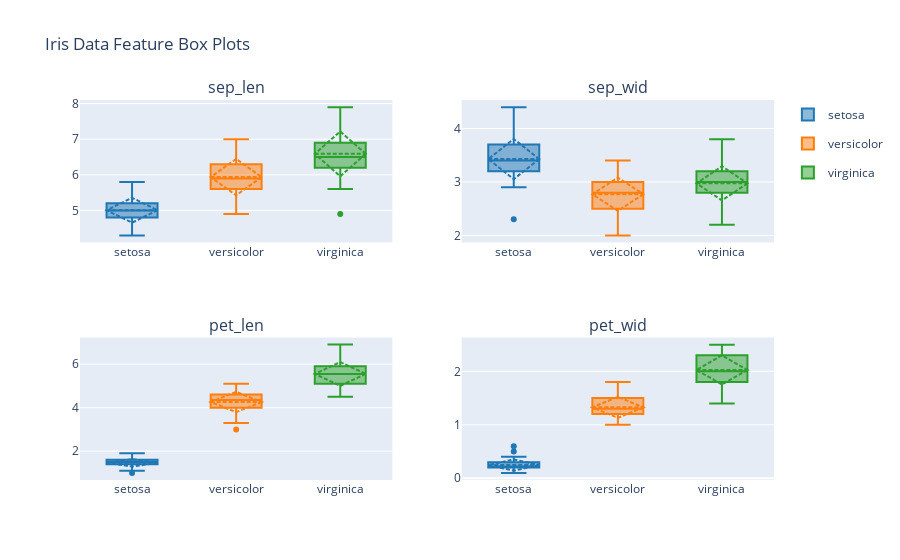

Write notebook code for a chart like this one.
### Code cell
# show distribution of features by class
fig = plysub.make_subplots(rows=2, cols=2, subplot_titles=features, print_grid=False)
fig['layout'].update(title = 'Iris Data Feature Box Plots')

cells = [(1,1),(1,2),(2,1),(2,2)]
for i,feat in enumerate(features):
    for var,col in zip(varieties,colors):
        thisData = irisData.loc[irisData.Variety==var,feat]
        trc = go.Box(y=thisData, name=var, showlegend=(i==0), legendgroup=var,
             marker=dict(color=col), boxmean='sd', boxpoints='outliers')
        fig.append_trace(trc,cells[i][0],cells[i][1])
        
plyoff.iplot(fig)

### Figure 1 — Plotly figure (JSON) as saved in the notebook; plotly's stock layout.template omitted (floating-point values rounded to 4 significant figures)
{"data": [{"boxmean": "sd", "boxpoints": "outliers", "legendgroup": "setosa", "marker": {"color": "#1f77b4"}, "name": "setosa", "showlegend": true, "type": "box", "xaxis": "x", "y": [5.1, 4.9, 4.7, 4.6, 5, 5.4, 4.6, 5, 4.4, 4.9, 5.4, 4.8, 4.8, 4.3, 5.8, 5.7, 5.4, 5.1, 5.7, 5.1, 5.4, 5.1, 4.6, 5.1, 4.8, 5, 5, 5.2, 5.2, 4.7, 4.8, 5.4, 5.2, 5.5, 4.9, 5, 5.5, 4.9, 4.4, 5.1, 5, 4.5, 4.4, 5, 5.1, 4.8, 5.1, 4.6, 5.3, 5], "yaxis": "y"}, {"boxmean": "sd", "boxpoints": "outliers", "legendgroup": "versicolor", "marker": {"color": "#ff7f0e"}, "name": "versicolor", "showlegend": true, "type": "box", "xaxis": "x", "y": [7, 6.4, 6.9, 5.5, 6.5, 5.7, 6.3, 4.9, 6.6, 5.2, 5, 5.9, 6, 6.1, 5.6, 6.7, 5.6, 5.8, 6.2, 5.6, 5.9, 6.1, 6.3, 6.1, 6.4, 6.6, 6.8, 6.7, 6, 5.7, 5.5, 5.5, 5.8, 6, 5.4, 6, 6.7, 6.3, 5.6, 5.5, 5.5, 6.1, 5.8, 5, 5.6, 5.7, 5.7, 6.2, 5.1, 5.7], "yaxis": "y"}, {"boxmean": "sd", "boxpoints": "outliers", "legendgroup": "virginica", "marker": {"color": "#2ca02c"}, "name": "virginica", "showlegend": true, "type": "box", "xaxis": "x", "y": [6.3, 5.8, 7.1, 6.3, 6.5, 7.6, 4.9, 7.3, 6.7, 7.2, 6.5, 6.4, 6.8, 5.7, 5.8, 6.4, 6.5, 7.7, 7.7, 6, 6.9, 5.6, 7.7, 6.3, 6.7, 7.2, 6.2, 6.1, 6.4, 7.2, 7.4, 7.9, 6.4, 6.3, 6.1, 7.7, 6.3, 6.4, 6, 6.9, 6.7, 6.9, 5.8, 6.8, 6.7, 6.7, 6.3, 6.5, 6.2, 5.9], "yaxis": "y"}, {"boxmean": "sd", "boxpoints": "outliers", "legendgroup": "setosa", "marker": {"color": "#1f77b4"}, "name": "setosa", "showlegend": false, "type": "box", "xaxis": "x2", "y": [3.5, 3, 3.2, 3.1, 3.6, 3.9, 3.4, 3.4, 2.9, 3.1, 3.7, 3.4, 3, 3, 4, 4.4, 3.9, 3.5, 3.8, 3.8, 3.4, 3.7, 3.6, 3.3, 3.4, 3, 3.4, 3.5, 3.4, 3.2, 3.1, 3.4, 4.1, 4.2, 3.1, 3.2, 3.5, 3.6, 3, 3.4, 3.5, 2.3, 3.2, 3.5, 3.8, 3, 3.8, 3.2, 3.7, 3.3], "yaxis": "y2"}, {"boxmean": "sd", "boxpoints": "outliers", "legendgroup": "versicolor", "marker": {"color": "#ff7f0e"}, "name": "versicolor", "showlegend": false, "type": "box", "xaxis": "x2", "y": [3.2, 3.2, 3.1, 2.3, 2.8, 2.8, 3.3, 2.4, 2.9, 2.7, 2, 3, 2.2, 2.9, 2.9, 3.1, 3, 2.7, 2.2, 2.5, 3.2, 2.8, 2.5, 2.8, 2.9, 3, 2.8, 3, 2.9, 2.6, 2.4, 2.4, 2.7, 2.7, 3, 3.4, 3.1, 2.3, 3, 2.5, 2.6, 3, 2.6, 2.3, 2.7, 3, 2.9, 2.9, 2.5, 2.8], "yaxis": "y2"}, {"boxmean": "sd", "boxpoints": "outliers", "legendgroup": "virginica", "marker": {"color": "#2ca02c"}, "name": "virginica", "showlegend": false, "type": "box", "xaxis": "x2", "y": [3.3, 2.7, 3, 2.9, 3, 3, 2.5, 2.9, 2.5, 3.6, 3.2, 2.7, 3, 2.5, 2.8, 3.2, 3, 3.8, 2.6, 2.2, 3.2, 2.8, 2.8, 2.7, 3.3, 3.2, 2.8, 3, 2.8, 3, 2.8, 3.8, 2.8, 2.8, 2.6, 3, 3.4, 3.1, 3, 3.1, 3.1, 3.1, 2.7, 3.2, 3.3, 3, 2.5, 3, 3.4, 3], "yaxis": "y2"}, {"boxmean": "sd", "boxpoints": "outliers", "legendgroup": "setosa", "marker": {"color": "#1f77b4"}, "name": "setosa", "showlegend": false, "type": "box", "xaxis": "x3", "y": [1.4, 1.4, 1.3, 1.5, 1.4, 1.7, 1.4, 1.5, 1.4, 1.5, 1.5, 1.6, 1.4, 1.1, 1.2, 1.5, 1.3, 1.4, 1.7, 1.5, 1.7, 1.5, 1, 1.7, 1.9, 1.6, 1.6, 1.5, 1.4, 1.6, 1.6, 1.5, 1.5, 1.4, 1.5, 1.2, 1.3, 1.4, 1.3, 1.5, 1.3, 1.3, 1.3, 1.6, 1.9, 1.4, 1.6, 1.4, 1.5, 1.4], "yaxis": "y3"}, {"boxmean": "sd", "boxpoints": "outliers", "legendgroup": "versicolor", "marker": {"color": "#ff7f0e"}, "name": "versicolor", "showlegend": false, "type": "box", "xaxis": "x3", "y": [4.7, 4.5, 4.9, 4, 4.6, 4.5, 4.7, 3.3, 4.6, 3.9, 3.5, 4.2, 4, 4.7, 3.6, 4.4, 4.5, 4.1, 4.5, 3.9, 4.8, 4, 4.9, 4.7, 4.3, 4.4, 4.8, 5, 4.5, 3.5, 3.8, 3.7, 3.9, 5.1, 4.5, 4.5, 4.7, 4.4, 4.1, 4, 4.4, 4.6, 4, 3.3, 4.2, 4.2, 4.2, 4.3, 3, 4.1], "yaxis": "y3"}, {"boxmean": "sd", "boxpoints": "outliers", "legendgroup": "virginica", "marker": {"color": "#2ca02c"}, "name": "virginica", "showlegend": false, "type": "box", "xaxis": "x3", "y": [6, 5.1, 5.9, 5.6, 5.8, 6.6, 4.5, 6.3, 5.8, 6.1, 5.1, 5.3, 5.5, 5, 5.1, 5.3, 5.5, 6.7, 6.9, 5, 5.7, 4.9, 6.7, 4.9, 5.7, 6, 4.8, 4.9, 5.6, 5.8, 6.1, 6.4, 5.6, 5.1, 5.6, 6.1, 5.6, 5.5, 4.8, 5.4, 5.6, 5.1, 5.1, 5.9, 5.7, 5.2, 5, 5.2, 5.4, 5.1], "yaxis": "y3"}, {"boxmean": "sd", "boxpoints": "outliers", "legendgroup": "setosa", "marker": {"color": "#1f77b4"}, "name": "setosa", "showlegend": false, "type": "box", "xaxis": "x4", "y": [0.2, 0.2, 0.2, 0.2, 0.2, 0.4, 0.3, 0.2, 0.2, 0.1, 0.2, 0.2, 0.1, 0.1, 0.2, 0.4, 0.4, 0.3, 0.3, 0.3, 0.2, 0.4, 0.2, 0.5, 0.2, 0.2, 0.4, 0.2, 0.2, 0.2, 0.2, 0.4, 0.1, 0.2, 0.2, 0.2, 0.2, 0.1, 0.2, 0.2, 0.3, 0.3, 0.2, 0.6, 0.4, 0.3, 0.2, 0.2, 0.2, 0.2], "yaxis": "y4"}, {"boxmean": "sd", "boxpoints": "outliers", "legendgroup": "versicolor", "marker": {"color": "#ff7f0e"}, "name": "versicolor", "showlegend": false, "type": "box", "xaxis": "x4", "y": [1.4, 1.5, 1.5, 1.3, 1.5, 1.3, 1.6, 1, 1.3, 1.4, 1, 1.5, 1, 1.4, 1.3, 1.4, 1.5, 1, 1.5, 1.1, 1.8, 1.3, 1.5, 1.2, 1.3, 1.4, 1.4, 1.7, 1.5, 1, 1.1, 1, 1.2, 1.6, 1.5, 1.6, 1.5, 1.3, 1.3, 1.3, 1.2, 1.4, 1.2, 1, 1.3, 1.2, 1.3, 1.3, 1.1, 1.3], "yaxis": "y4"}, {"boxmean": "sd", "boxpoints": "outliers", "legendgroup": "virginica", "marker": {"color": "#2ca02c"}, "name": "virginica", "showlegend": false, "type": "box", "xaxis": "x4", "y": [2.5, 1.9, 2.1, 1.8, 2.2, 2.1, 1.7, 1.8, 1.8, 2.5, 2, 1.9, 2.1, 2, 2.4, 2.3, 1.8, 2.2, 2.3, 1.5, 2.3, 2, 2, 1.8, 2.1, 1.8, 1.8, 1.8, 2.1, 1.6, 1.9, 2, 2.2, 1.5, 1.4, 2.3, 2.4, 1.8, 1.8, 2.1, 2.4, 2.3, 1.9, 2.3, 2.5, 2.3, 1.9, 2, 2.3, 1.8], "yaxis": "y4"}], "layout": {"annotations": [{"font": {"size": 16}, "showarrow": false, "text": "sep_len", "x": 0.225, "xanchor": "center", "xref": "paper", "y": 1, "yanchor": "bottom", "yref": "paper"}, {"font": {"size": 16}, "showarrow": false, "text": "sep_wid", "x": 0.775, "xanchor": "center", "xref": "paper", "y": 1, "yanchor": "bottom", "yref": "paper"}, {"font": {"size": 16}, "showarrow": false, "text": "pet_len", "x": 0.225, "xanchor": "center", "xref": "paper", "y": 0.375, "yanchor": "bottom", "yref": "paper"}, {"font": {"size": 16}, "showarrow": false, "text": "pet_wid", "x": 0.775, "xanchor": "center", "xref": "paper", "y": 0.375, "yanchor": "bottom", "yref": "paper"}], "autosize": true, "title": {"text": "Iris Data Feature Box Plots"}, "xaxis": {"anchor": "y", "autorange": true, "domain": [0, 0.45], "range": [-0.5, 2.5], "type": "category"}, "xaxis2": {"anchor": "y2", "autorange": true, "domain": [0.55, 1], "range": [-0.5, 2.5], "type": "category"}, "xaxis3": {"anchor": "y3", "autorange": true, "domain": [0, 0.45], "range": [-0.5, 2.5], "type": "category"}, "xaxis4": {"anchor": "y4", "autorange": true, "domain": [0.55, 1], "range": [-0.5, 2.5], "type": "category"}, "yaxis": {"anchor": "x", "autorange": true, "domain": [0.625, 1], "range": [4.1, 8.1], "type": "linear"}, "yaxis2": {"anchor": "x2", "autorange": true, "domain": [0.625, 1], "range": [1.867, 4.533], "type": "linear"}, "yaxis3": {"anchor": "x3", "autorange": true, "domain": [0, 0.375], "range": [0.6722, 7.228], "type": "linear"}, "yaxis4": {"anchor": "x4", "autorange": true, "domain": [0, 0.375], "range": [-0.03333, 2.633], "type": "linear"}}}
